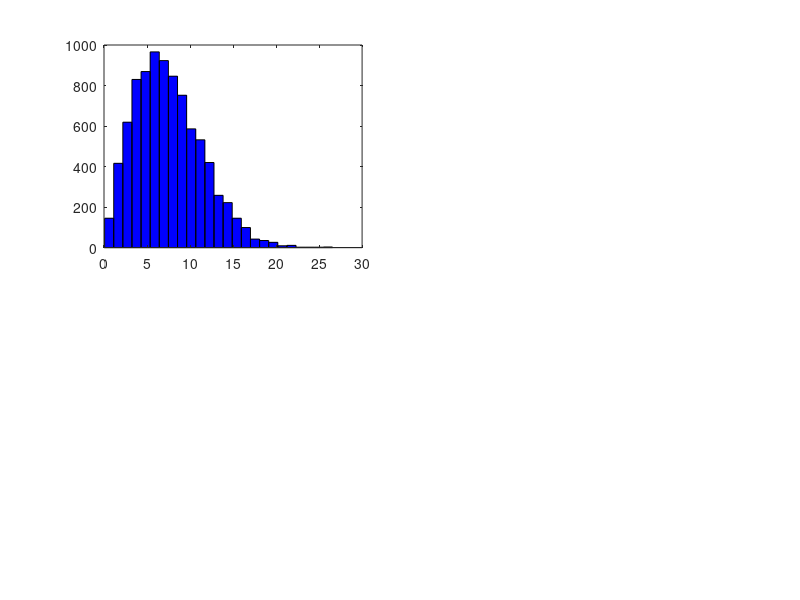

This chart was generated by the following MATLAB code: (Note: this script raises an error after producing the figure.)
clear all;
clear all;
%% Weibull Distribution 7.5 Mean
clear all;
disp(' Weibull Distribution 7.5 Mean')
subplot(221)
sample = wblrnd(8.51, 2, 8760, 1);
mean = mean(sample);
disp(mean)
pd = histfit(sample,25, 'wbl');
x_values = (0:1:25)';
hist = histogram(sample,26);
y_values = hist.Values';
subplot(222)
plot(x_values,y_values,'LineWidth',2)
% Data vesgas
x_vestas = (0:25)';
y_vestas = [0, 0,0,0,91,200,362,588,889,1255,1604,1769,1798,1800,1800,1800,1800,1800,1800,1800,1800,1800,1800,1800,1800,1800]';
subplot(223)
plot(x_vestas, y_vestas);
x_vestas;
for i = 1:length(y_values)
    y_vestas_yield(i,1) = y_values(i)*y_vestas(i);
end
subplot(224)
plot(x_vestas, y_vestas_yield);
netyield_vestas = sum(y_vestas_yield)*0.97*0.98*0.9;
clear sample;
clear mean;
%% Weibull Distribution 8.5
disp(' Weibull Distribution 8.5 Mean')
subplot(221)
sample = wblrnd(9.55, 2, 8760, 1);
mean = mean(sample);
disp(mean);
pd = histfit(sample,24, 'wbl');
x_values = (0:1:24)';
hist = histogram(sample,25);
y_values = hist.Values;
subplot(222)
plot(x_values,y_values,'LineWidth',2)

x_nordex = (0:24)';
y_nordex = [0,0,0,0,80,206,378,596,894,1250,1674,2064,2374,2454,2500,2511,2523,2534,2534,2534,2534,2523,2523,2500,2500]';
subplot(223)
plot(x_nordex, y_nordex);
for i = 1:length(y_values)
    y_nordex_yield(i,1) = y_values(i)*y_nordex(i);
end
subplot(224)
plot(x_nordex, y_nordex_yield);
netyield_nordex =sum(y_nordex_yield)*0.97*0.98*0.9;
clear sample;
clear mean;
%% Enercon; Weibull 9.5
disp(' Weibull Distribution 9.5 Mean')
subplot(221)
sample = wblrnd(11.3, 2, 8760, 1);
mean = mean(sample);
disp(mean)
pd = histfit(sample,25, 'wbl');
x_values = (0:1:25)';
hist = histogram(sample,26);
y_values = hist.Values;
subplot(222)
plot(x_values,y_values,'LineWidth',2)

x_enercon = (0:25)';
y_enercon = [0,0,3,25,82,174,321,532,815,1180,1580,1900,2200,2400,2480,2700,2850,2950,3020,3020,3020,3020,3020,3020,3020,3020]';
subplot(223)
plot(x_enercon, y_enercon);
for i = 1:length(y_values)
    y_enercon_yield(i,1) = y_values(i)*y_enercon(i);
end
subplot(224)
plot(x_enercon, y_enercon_yield);
netyield_enercon =sum(y_enercon_yield)*0.97*0.98*0.9;
%% Calculation
full_load_hours_vestas = netyield_vestas/1800;
full_load_hours_nordex = netyield_nordex/2500;
full_load_hours_enercon = netyield_enercon/3000;

capacity_vestas = netyield_vestas/(1800*8760);
capacity_nordex = netyield_nordex/(2500*8760);
capacity_enercon = netyield_enercon/(3000*8760);

%% rayleigh verteilung 
clear all;
close all;
disp(' Weibull Distribution 8.5 Mean')
figure;
sample = wblrnd(9.55, 2, 8760, 1);
mean = mean(sample);
disp(mean);
ylim = max(sample)
pd = histfit(sample,24, 'wbl');
delete(pd(1))
xlabel('Windspeed in m/s')
ylabel('Hours per year')
title('Wind speed vs. hours a year')
hold on
plot([3.5 3.5],[0 1000])
text([3.5 3.5],[500 500],'Cut in')
plot([11 11],[0 1000])
text([11 11],[500 500],'Rated Wind Speed')
plot([25 25],[0 1000])
number = hist(sample,25)



text([25 25],[500 500],'Cut off')
xlim([0 26])
saveas(gcf,'ws_plot.png')
%% power curve
for i= 1 :25
    u(i) = 0.5*1.225*98^2*pi*i^3/4/1000/1000
    if u(i) > 3.500
        u(i) = 3.500
    end
end
figure
plot(u)
xlabel('Windspeed in m/s')
ylabel('Power in kW')
title('Power curve')
saveas(gcf,'power_curve.png')
%% yield
for i = 1:length(u)
    yield(i) = u(i) * number(i)
end
figure
plot(yield)
xlabel('Windspeed in m/s')
ylabel('Energy yield in kWh')
title('Energy Yield')
sum(yield)
disp(sum(yield))
saveas(gcf,'energy_yield.png')
